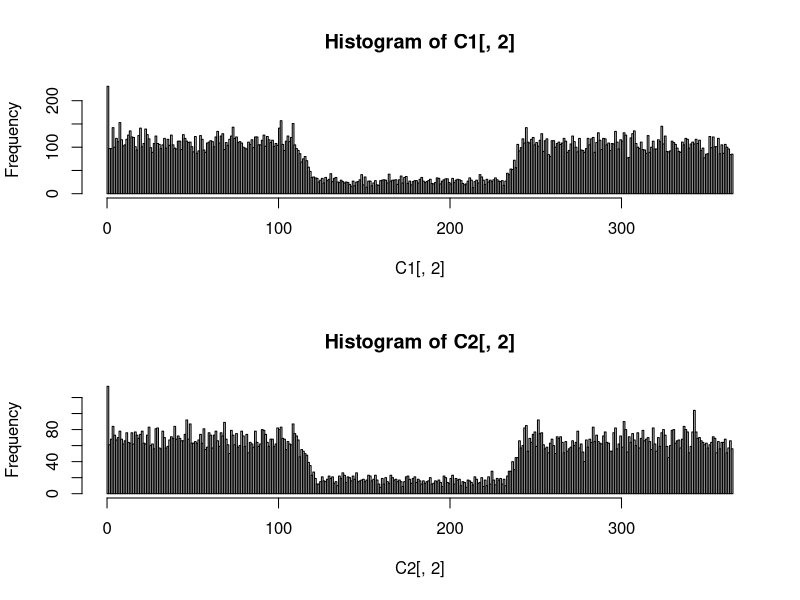
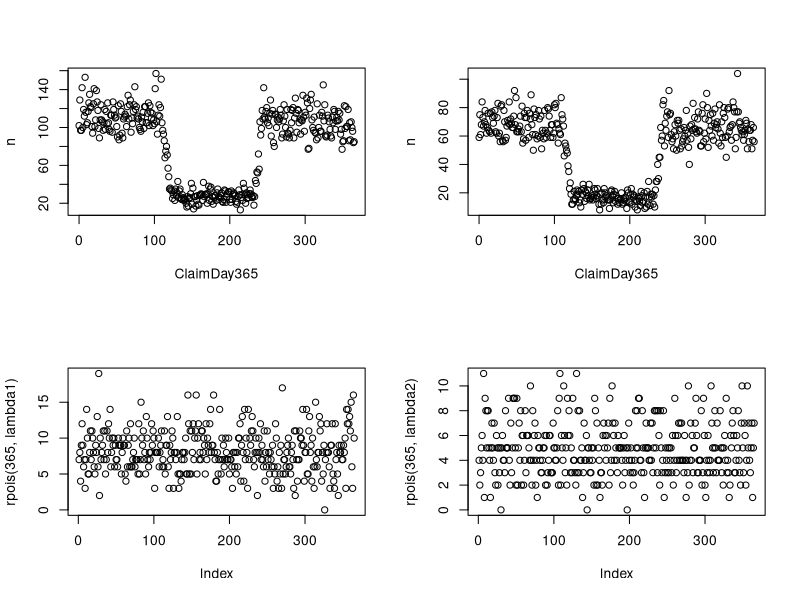
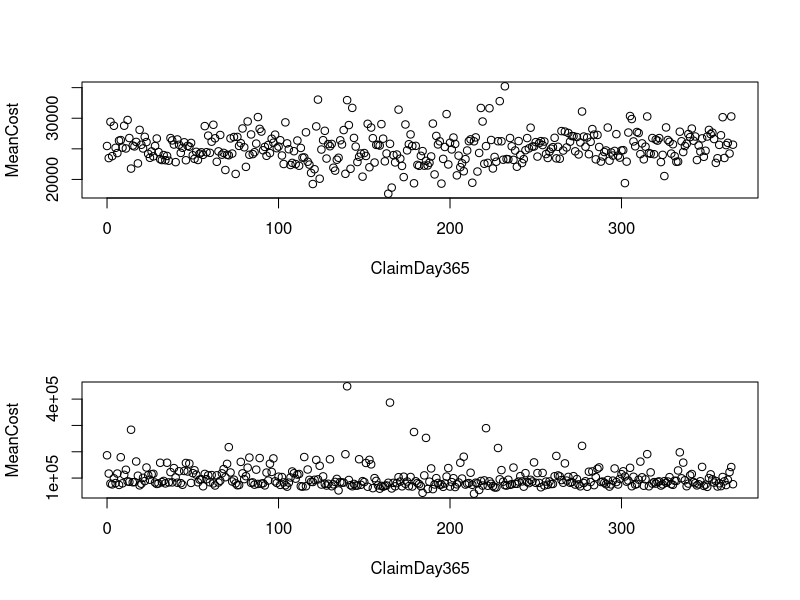

Reproduce these figures in R, in order.
## Risk och reserv Projekt 1

claims <- read.table("Projekt1_Grupp8.txt", header = TRUE, sep = ";")
claims$ClaimDay365 <- claims$ClaimDay %% 366

maxClaim1 <- max(claims$ClaimCost[claims$ClaimType==1])
minClaim1 <- min(claims$ClaimCost[claims$ClaimType==1])
maxClaim2 <- max(claims$ClaimCost[claims$ClaimType==2])
minClaim2 <- min(claims$ClaimCost[claims$ClaimType==2])

obs1 <- length(claims$ClaimCost[claims$ClaimType==1])
obs2 <- length(claims$ClaimCost[claims$ClaimType==2])

lambda1 <- obs1 / max(claims$ClaimDay[claims$ClaimType==1])
lambda2 <- obs2 / max(claims$ClaimDay[claims$ClaimType==1])




## ARRIVALS
claims1 <- subset(claims, ClaimType == 1, select=c(ClaimDay, ClaimDay365, ClaimCost))
claims2 <- subset(claims, ClaimType == 2, select=c(ClaimDay, ClaimDay365, ClaimCost))


C1 <- data.matrix(claims1)
C2 <- data.matrix(claims2)

# # Histogram 10Y
# par(mfrow=c(2,1))
# hist(C1[,1])
# hist(C2[,1])

# Histogram 1Y
par(mfrow=c(2,1))
hist(C1[,2],365)
hist(C2[,2],365)

claimsCount1Y <- aggregate(list(n=claims$ClaimDay365),list(ClaimType=claims$ClaimType,ClaimDay365=claims$ClaimDay365), length)
check1 <- sum(claimsCount1Y$n[claimsCount1Y$ClaimType==1])

claimsCountY1 <- subset(claimsCount1Y, ClaimType == 1, select=c(ClaimDay365, n))
claimsCountY2 <- subset(claimsCount1Y, ClaimType == 2, select=c(ClaimDay365, n))

par(mfrow=c(2,2))
plot(claimsCountY1)
plot(claimsCountY2)
plot(rpois(365,lambda1))
plot(rpois(365,lambda2))


## COST
claimsMeanCost10Y <- aggregate(list(MeanCost=claims$ClaimCost),list(ClaimType=claims$ClaimType,ClaimDay=claims$ClaimDay), mean)
claimsMeanCost1Y <- aggregate(list(MeanCost=claims$ClaimCost),list(ClaimType=claims$ClaimType,ClaimDay365=claims$ClaimDay365), mean)


# claimsCost1 <- subset(claimsMeanCost10Y, ClaimType == 1, select=c(ClaimDay, MeanCost))
# claimsCost2 <- subset(claimsMeanCost10Y, ClaimType == 2, select=c(ClaimDay, MeanCost))
# 
# par(mfrow=c(2,1))
# plot(claimsCost1)
# plot(claimsCost2)

claimsCostY1 <- subset(claimsMeanCost1Y, ClaimType == 1, select=c(ClaimDay365, MeanCost))
claimsCostY2 <- subset(claimsMeanCost1Y, ClaimType == 2, select=c(ClaimDay365, MeanCost))

par(mfrow=c(2,1))
plot(claimsCostY1)
plot(claimsCostY2)
